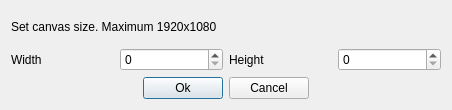
<?xml version="1.0" encoding="UTF-8"?>
<ui version="4.0">
 <class>CreateCanvasWindow</class>
 <widget class="QDialog" name="CreateCanvasWindow">
  <property name="geometry">
   <rect>
    <x>0</x>
    <y>0</y>
    <width>452</width>
    <height>110</height>
   </rect>
  </property>
  <property name="sizePolicy">
   <sizepolicy hsizetype="Fixed" vsizetype="Fixed">
    <horstretch>0</horstretch>
    <verstretch>0</verstretch>
   </sizepolicy>
  </property>
  <property name="windowTitle">
   <string>Create canvas</string>
  </property>
  <layout class="QGridLayout" name="gridLayout">
   <item row="0" column="0">
    <layout class="QVBoxLayout" name="verticalLayout">
     <item>
      <widget class="QLabel" name="descriptionLabel">
       <property name="text">
        <string>Set canvas size. Maximum 1920x1080</string>
       </property>
      </widget>
     </item>
     <item>
      <layout class="QHBoxLayout" name="horizontalLayout">
       <item>
        <widget class="QLabel" name="widthLabel">
         <property name="text">
          <string>Width</string>
         </property>
        </widget>
       </item>
       <item>
        <widget class="QSpinBox" name="widthSize">
         <property name="maximum">
          <number>1920</number>
         </property>
        </widget>
       </item>
       <item>
        <widget class="QLabel" name="heightLabel">
         <property name="text">
          <string>Height</string>
         </property>
        </widget>
       </item>
       <item>
        <widget class="QSpinBox" name="heightSize">
         <property name="maximum">
          <number>1080</number>
         </property>
        </widget>
       </item>
      </layout>
     </item>
     <item>
      <layout class="QHBoxLayout" name="horizontalLayout_2">
       <item>
        <spacer name="horizontalSpacer">
         <property name="orientation">
          <enum>Qt::Horizontal</enum>
         </property>
         <property name="sizeHint" stdset="0">
          <size>
           <width>40</width>
           <height>20</height>
          </size>
         </property>
        </spacer>
       </item>
       <item>
        <widget class="QPushButton" name="okButton">
         <property name="text">
          <string>Ok</string>
         </property>
        </widget>
       </item>
       <item>
        <widget class="QPushButton" name="cancelButton">
         <property name="text">
          <string>Cancel</string>
         </property>
        </widget>
       </item>
       <item>
        <spacer name="horizontalSpacer_2">
         <property name="orientation">
          <enum>Qt::Horizontal</enum>
         </property>
         <property name="sizeHint" stdset="0">
          <size>
           <width>40</width>
           <height>20</height>
          </size>
         </property>
        </spacer>
       </item>
      </layout>
     </item>
    </layout>
   </item>
  </layout>
 </widget>
 <resources/>
 <connections/>
</ui>
